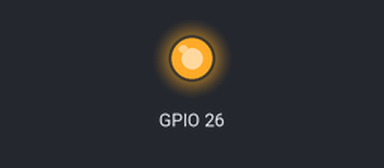
Recording of a sketch running on a simulated ESP32. Parts: output pins drawn as LEDs (lit = HIGH).

Above: at 2.0 s.
At 6.0 s:
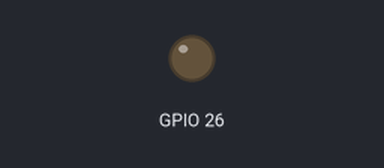
Timing chart, 0 to 10.4 s (numbered marks = the images above):
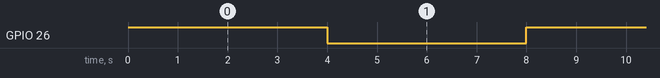

The sketch:

DAC_Esp32_IRFZ44_ON_OFF.ino
```cpp
// Probar IRZF44N en conmutación para medir la tensión de la pila en vacio y con carga
// sabiendo las dos tensiones y la corriente que circula por el circuito sabré la Resistencia interna de la pila
// Prueba de concepto..

void setup() {

}

void loop() {
  // put your main code here, to run repeatedly:


 dacWrite(26,255);     // Mosfet en ON ... mido la tensión en carga
 delay(4000);
 dacWrite(26,0);       // Mosfet en OFF ...  mido la tensión en vacio =  V de thevenin
 delay(4000);


}
```

Measured:
- by itself, GPIO 26: alternates HIGH for 4.0 s and LOW for 4.0 s
